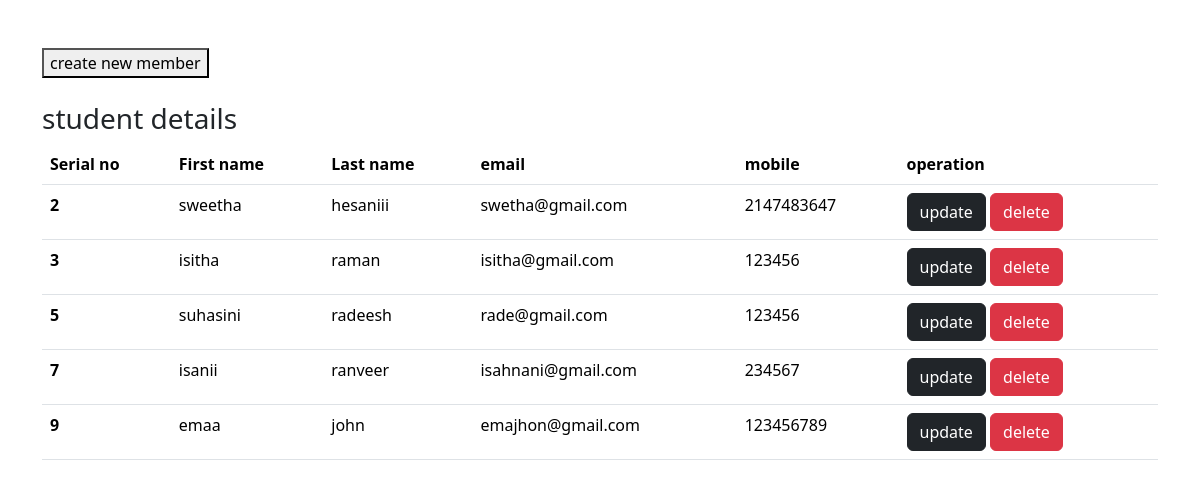
The app's page /read.php with its own data.
### tables this page shows
CREATE TABLE `seriescurd` (
  `id` int(11) NOT NULL,
  `fname` varchar(50) NOT NULL,
  `lname` varchar(50) NOT NULL,
  `email` varchar(50) NOT NULL,
  `mobile` int(20) NOT NULL
);

### read.php (the view, shortened to what this page needs)
<?php
include('connect.php');
?>
<!doctype html>
<html lang="en">
<head>
    <link href="https://cdn.jsdelivr.net/npm/bootstrap@5.3.2/dist/css/bootstrap.min.css" rel="stylesheet">
</head>
<body>
    <div class="container my-5">
    <a href="index.php"><button>create new member</button> </a>
       <br><br>
       <h3>student details </h3>
        <table class="table">
            <thead>
                <tr>
                    <th scope="col">Serial no</th>
                    <th scope="col">First name</th>
                    <th scope="col">Last name</th>
                    <th scope="col">email</th>
                    <th scope="col">mobile</th>
                    <th scope="col">operation</th>
                </tr>
            </thead>
            <tbody>
                <?php
                $sql = "SELECT * FROM seriescurd ";
                $result = mysqli_query($conn, $sql);
                while ($row = mysqli_fetch_assoc($result)) {
                    $id = $row['id'];
                    $f_name = $row['fname'];
                    $l_name = $row['lname'];
                    $email = $row['email'];
                    $mobile = $row['mobile'];
                    echo '
                           <th scope="row">'.$id.'</th>
                           <td>'.$f_name.'</td>
                           <td>'.$l_name.'</td>
                          <td>'.$email.'</td>
                          <td>'.$mobile.'</td>
                          <td>
                          <a href="update.php?updateId='.$id.'" class="btn btn-dark">update</a>
                           <a href="delete.php?deleteId='.$id.'" class="btn btn-danger">delete</a>
                         </td>
                         </tr>';
                }
                ?>
            </tbody>
        </table>
    </div>
</body>
</html>

### records on screen
seriescurd: id "2", fname "sweetha", lname "hesaniii", email "swetha@gmail.com", mobile "2147483647"
seriescurd: id "3", fname "isitha", lname "raman", email "isitha@gmail.com", mobile "123456"
seriescurd: id "5", fname "suhasini", lname "radeesh", email "rade@gmail.com", mobile "123456"
seriescurd: id "7", fname "isanii", lname "ranveer", email "isahnani@gmail.com", mobile "234567"
seriescurd: id "9", fname "emaa", lname "john", email "emajhon@gmail.com", mobile "123456789"
